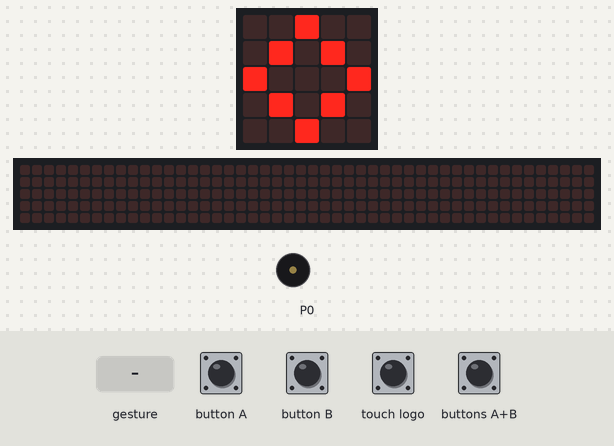
Bench run of a program on a simulated BBC micro:bit (MakeCode). Parts: the board's 5×5 LED display, a strip that is not on the board, showing the scrolling text unrolled, buzzer (waves = sounding). The inputs (shaded band) are chosen by the test bench. A tilt is held for 1.5 s and a shake lasts 1 s, then the board lies face up again; the 48×5 strip is a reading aid, not a part: it shows the text the display is scrolling, unrolled, one strip-width of it at a time.

Above: at 0.7 s.
At 1.3 s:
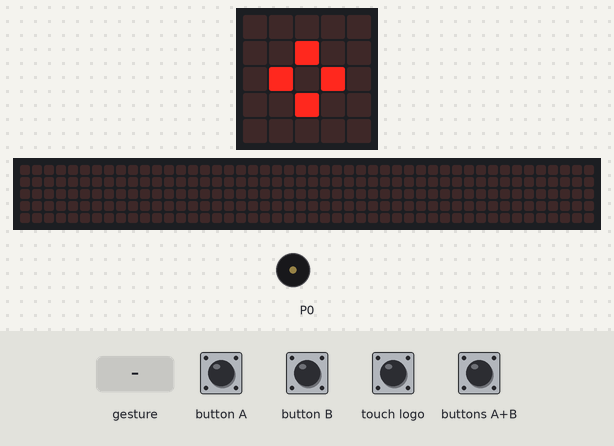
1.9 s: buttons A+B pressed for 0.15 s
7.3 s: gesture 'shake'
At 9.9 s:
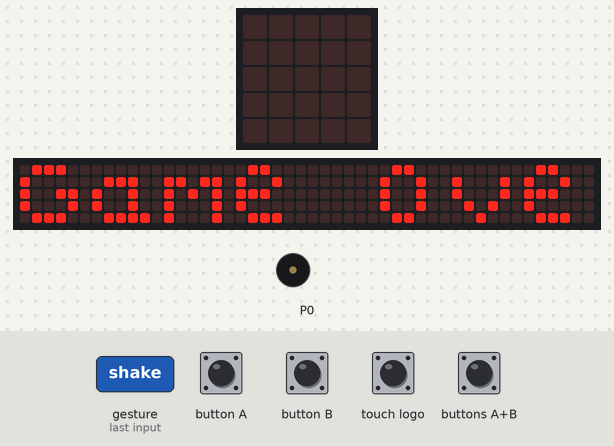
17.7 s: button A pressed for 0.15 s
30.6 s: button B pressed for 0.15 s
31.3 s: touch logo pressed for 0.15 s
At 32.4 s:
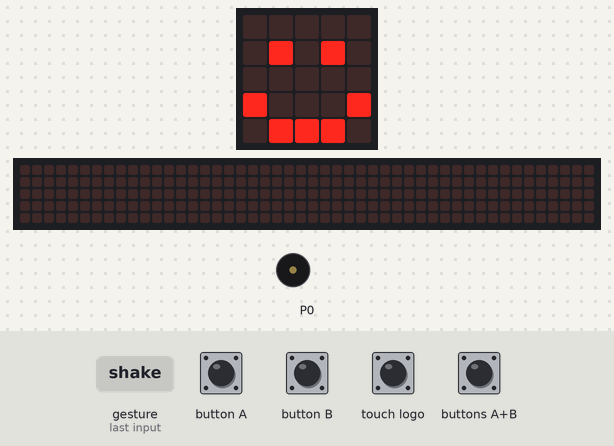
34.1 s: sound turns loud
At 37.2 s:
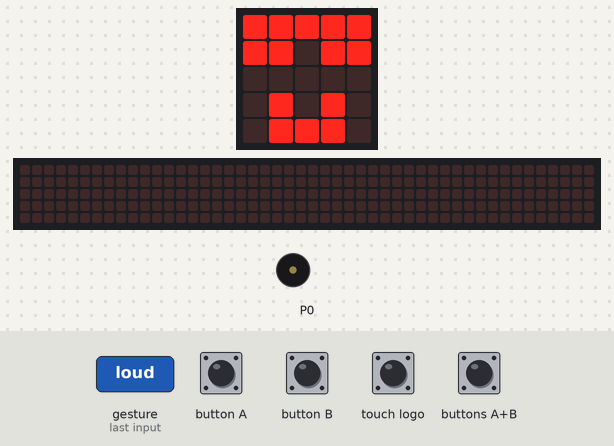
Timing chart, 0 to 39.9 s (numbered marks = the images above; inputs shaded):
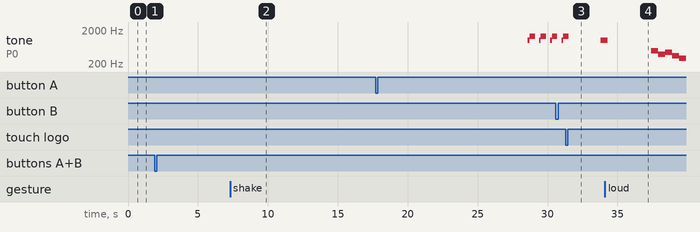

Measured:
- after the input at 7.3 s, tone on P0: stops changing and stays silent
- after the input at 31.3 s, the display: first differs from a run without the input after 0.70 s (image 3)
- what the display in image 0 shows lasts 0.6 s, from 0.6 s to 1.2 s

The program:

main.ts
```typescript
input.onSound(DetectedSound.Quiet, function () {
    LightOn = !(LightOn)
    if (LightOn) {
        basic.showIcon(IconNames.Fabulous)
        music.playMelody("B G A F D G E F ", 120)
        music.setVolume(40)
    } else {
        basic.showIcon(IconNames.Asleep)
    }
})
input.onButtonPressed(Button.A, function () {
    basic.showIcon(IconNames.Meh)
    basic.showIcon(IconNames.Asleep)
})
input.onGesture(Gesture.Shake, function () {
    basic.showIcon(IconNames.Surprised)
    music.playTone(988, music.beat(BeatFraction.Whole))
    music.setVolume(40)
    basic.showIcon(IconNames.Asleep)
})
input.onLogoEvent(TouchButtonEvent.Pressed, function () {
    basic.showIcon(IconNames.Happy)
    basic.showIcon(IconNames.Asleep)
})
input.onGesture(Gesture.ScreenUp, function () {
    for (let index = 0; index < 4; index++) {
        basic.showIcon(IconNames.Diamond)
        basic.showIcon(IconNames.SmallDiamond)
    }
    basic.showString("Game Over")
})
input.onButtonPressed(Button.AB, function () {
    for (let index = 0; index < 4; index++) {
        basic.showLeds(`
            . . . . .
            # . # . .
            . . . . .
            # . . . #
            . # # # .
            `)
        music.startMelody(music.builtInMelody(Melodies.BaDing), MelodyOptions.Once)
        music.setVolume(40)
        basic.showLeds(`
            . . . . .
            . . # . #
            . . . . .
            # . . . #
            . # # # .
            `)
    }
    basic.showIcon(IconNames.Asleep)
})
input.onButtonPressed(Button.B, function () {
    basic.showIcon(IconNames.Silly)
    basic.showIcon(IconNames.Asleep)
})
let LightOn = false
basic.showIcon(IconNames.Asleep)
```

test.ts
```typescript
// 在這裡測試；當此封包作為擴充功能時，將不會編譯此內容。
```
